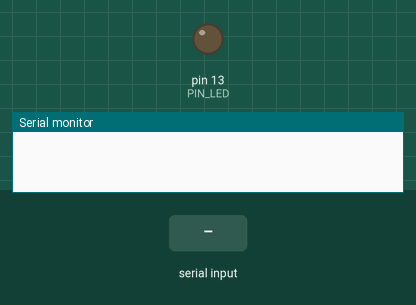
This sketch was run on a simulated Arduino Uno, built with avr-gcc and run on an emulated ATmega328P. Shown: output pins drawn as LEDs (lit = HIGH), the last lines printed to the serial monitor. The inputs (shaded band) are chosen by the test bench.

Above: at 1.2 s.
1.3 s: "1" received over the second serial link
At 1.7 s:
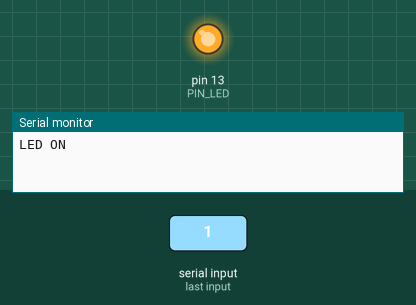
2.8 s: "0" received over the second serial link
At 4.0 s:
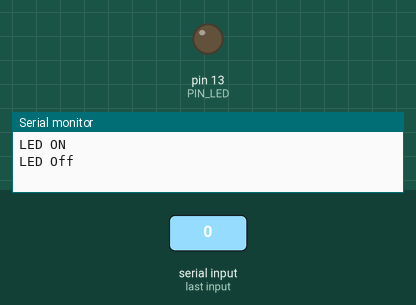
Timing chart, 0 to 5.8 s (numbered marks = the images above; inputs shaded):
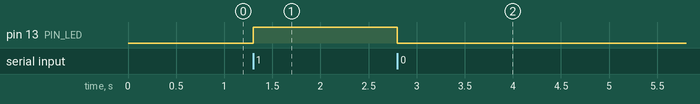

Measured:
- after the input at 1.3 s, pin 13 (PIN_LED): LOW → HIGH at once
- after the input at 2.8 s, pin 13 (PIN_LED): HIGH → LOW at once

The sketch:

bt_led.ino
```cpp
#include <SoftwareSerial.h>
#define RX 2
#define TX 3
#define PIN_LED 13

SoftwareSerial bt(RX, TX);
char val;

void setup(){
  Serial.begin(9600);
  bt.begin(9600);
  pinMode(PIN_LED, OUTPUT);
}

void loop(){
  if (bt.available()) {
    val = bt.read();
    if(val == '1'){
      digitalWrite(PIN_LED, HIGH);
      bt.println("LED ON");
      Serial.println("LED ON");
    }else if(val == '0'){
      digitalWrite(PIN_LED, LOW);
      bt.println("LED Off");
      Serial.println("LED Off");
    }
  }
}
```
